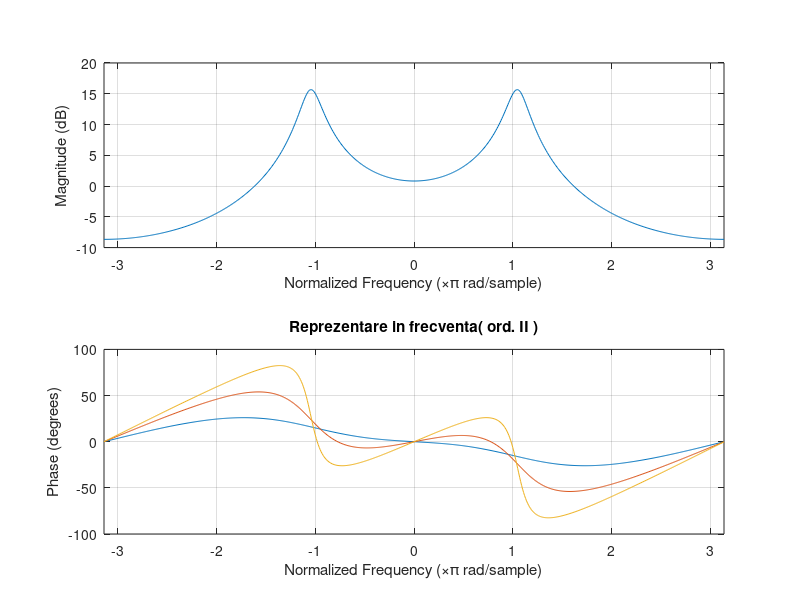
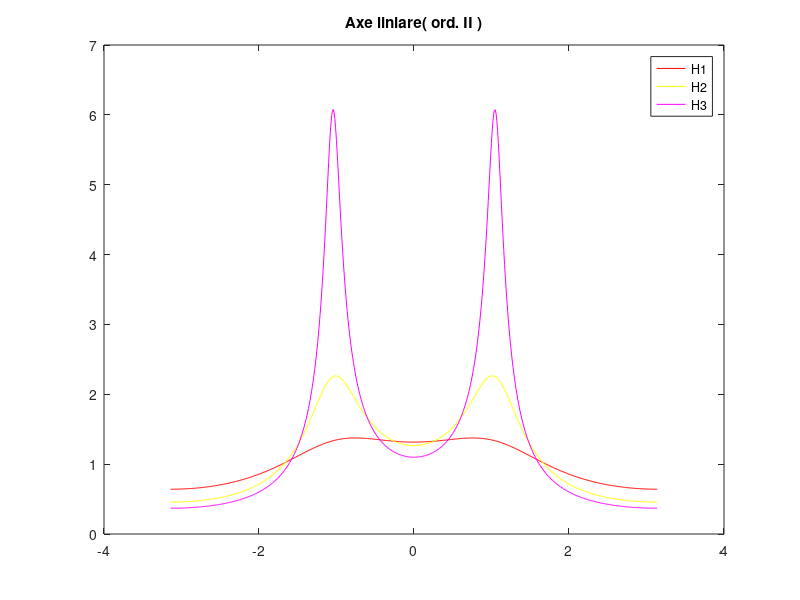
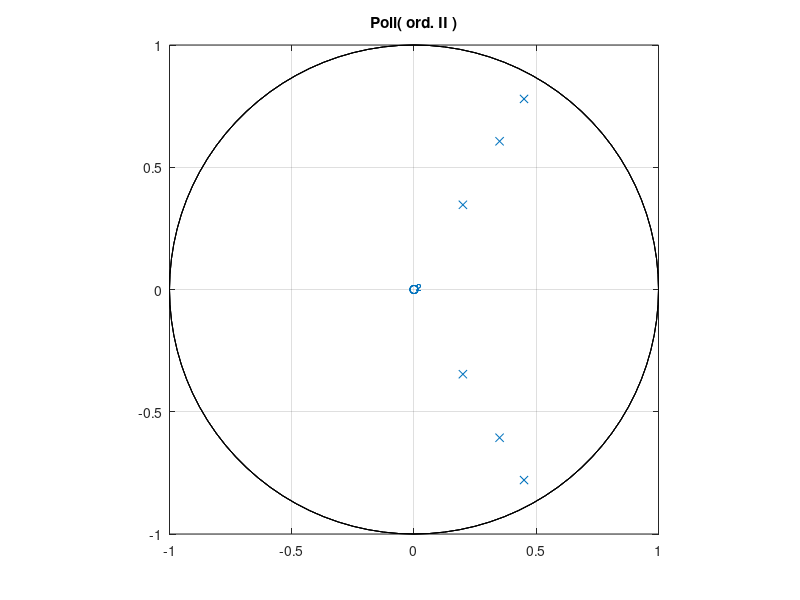

Reproduce these figures in MATLAB, in order.
clc ;
clear all ;
close all ;

theta = pi / 3 ;
omega = -pi : 0.01 : pi ;

% valorile lui r 
r1 = 0.4 ;
r2 = 0.7 ;
r3 = 0.9 ; 

% functiile de transfer ale filtrului
h1 = [ 1 ( -2 ) * r1 * cos( theta ) r1 ^ 2 ] ;
h2 = [ 1 ( -2 ) * r2 * cos( theta ) r2 ^ 2 ] ;
h3 = [ 1 ( -2 ) * r3 * cos( theta ) r3 ^ 2 ] ;

H1 = abs( freqz( 1, h1, omega ) ) ;
H2 = abs( freqz( 1, h2, omega ) ) ;
H3 = abs( freqz( 1, h3, omega ) ) ;

figure
freqz( 1, h1, omega ) ; 
hold on
freqz( 1, h2, omega ) ;
hold on
freqz( 1, h3, omega ) ;
title( 'Reprezentare in frecventa( ord. II )' ) ;


figure
plot( omega, H1, 'r' ) ;
hold on
plot( omega, H2, 'y' ) ;
hold on
plot( omega, H3, 'm' ) ;
title( 'Axe liniare( ord. II )' ) ;
legend( 'H1', 'H2', 'H3' ) ;

figure
zplane( 1, h1 ) ;
hold on
zplane( 1, h2 ) ;
hold on
zplane( 1, h3 ) ;
hold on
title( 'Poli( ord. II )' ) ;
axis( [ -1 1 -1 1 ] ) ;

% atenuari orientate in sus => filtru de tip pieptene 
